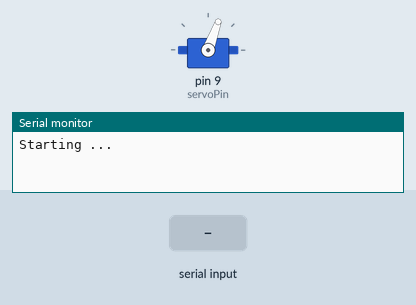
Bench run of a sketch on a simulated Arduino Uno, built with avr-gcc and run on an emulated ATmega328P. On the bench: servo, the last lines printed to the serial monitor. The test bench sets the inputs (shaded band).

Above: at 1.2 s.
1.3 s: "s" received over Serial
At 2.3 s:
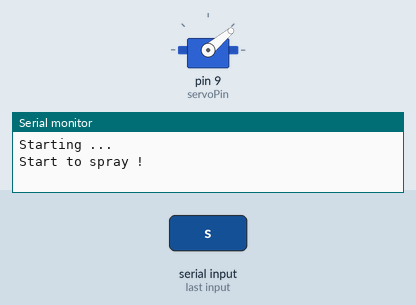
2.8 s: "f" received over Serial
At 3.9 s:
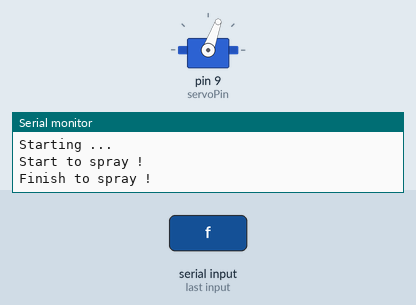
Timing chart, 0 to 5.8 s (numbered marks = the images above; inputs shaded):
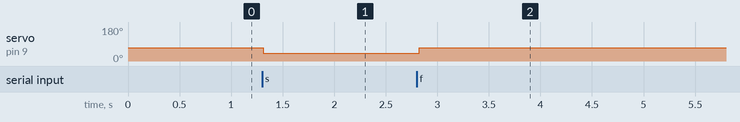

Measured:
- after the input at 1.3 s, servo on pin 9 (servoPin): 70° → 40° at once
- after the input at 2.8 s, servo on pin 9 (servoPin): 40° → 70° at once

The sketch:

servo_control.ino
```cpp
#include <Arduino.h>
#include <Servo.h>
#define servoPin 9

Servo myservo;
char cmd;

void setup(){
  Serial.begin(57600);
  myservo.attach(servoPin);
  myservo.write(70);
  Serial.println("Starting ...");
}

void loop(){
  while(Serial.available()){
    cmd = Serial.read();
    delay(10);

    if(cmd == 's')
    {
      Serial.println("Start to spray !");
      myservo.write(40);
    }
    if(cmd == 'f')
    {
      Serial.println("Finish to spray !");
      myservo.write(70);
    }
  }
  delay(20);
}
```
